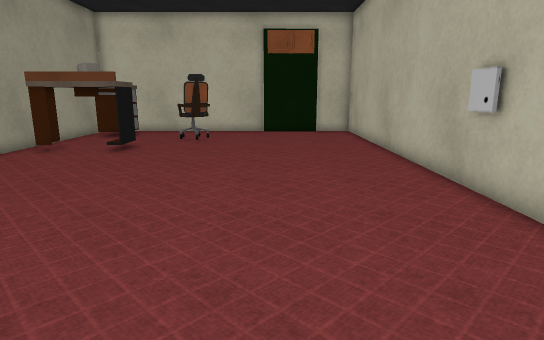
view 1 (above)

23 first-person views from a walk through a Unity game level. The camera is 1.2 m above the floor, tilts 12° down and sees 75° across. The floor is counted in squares, 0.5 m on a side. Each view is taken from the middle of a square. On the plan, view 1 faces up. The plan holds only what a view shows up to about 20 squares ahead; the rest is blank. The place goes on beyond the plan. The player is left out. Some surface patterns are stand-ins.

view 2
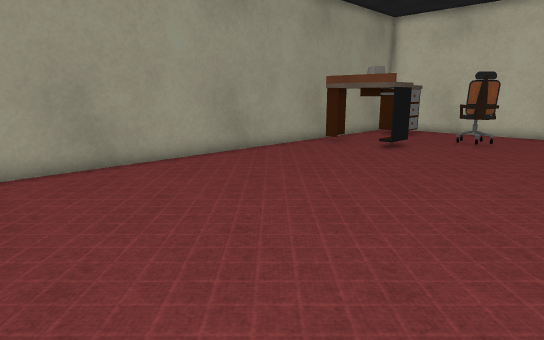

view 3
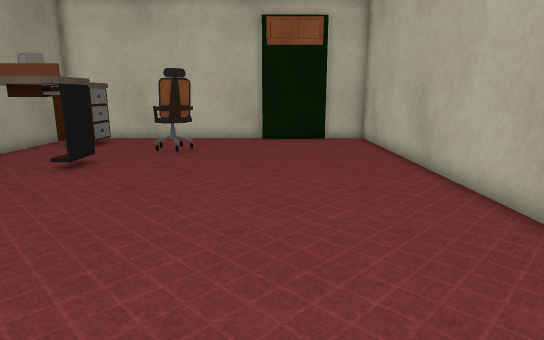

view 4
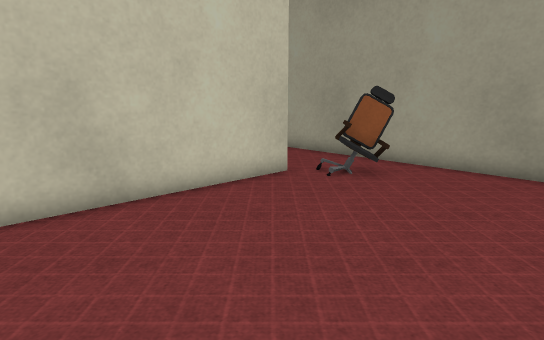

view 5
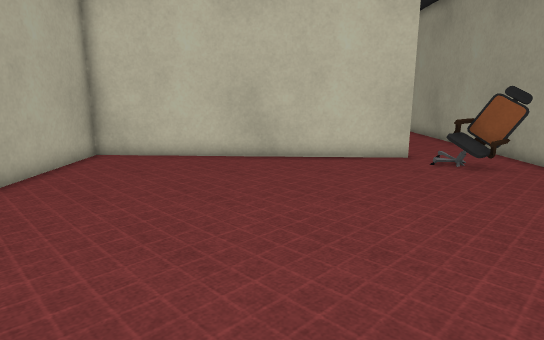

view 6
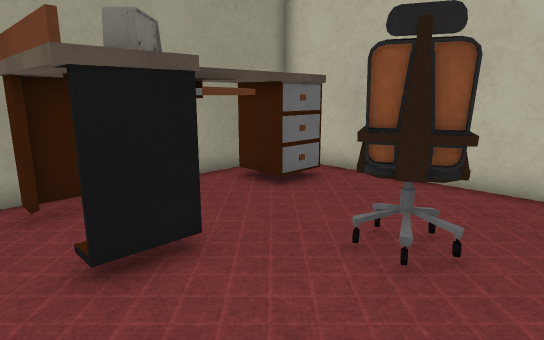

view 7
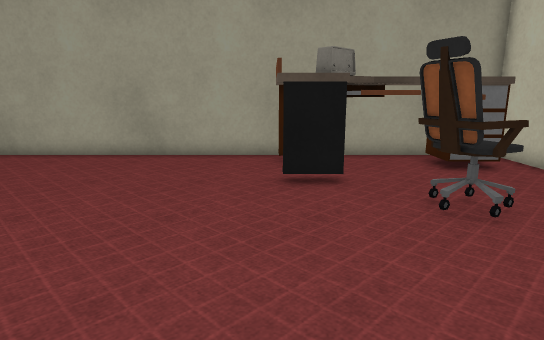

view 8
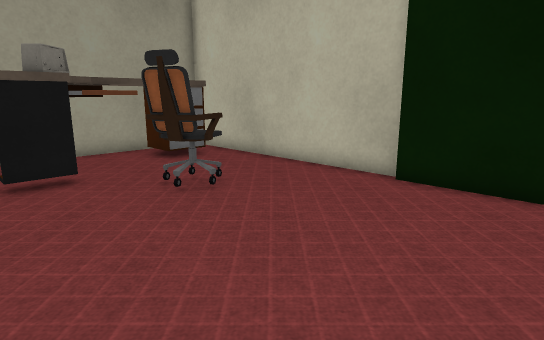

view 9
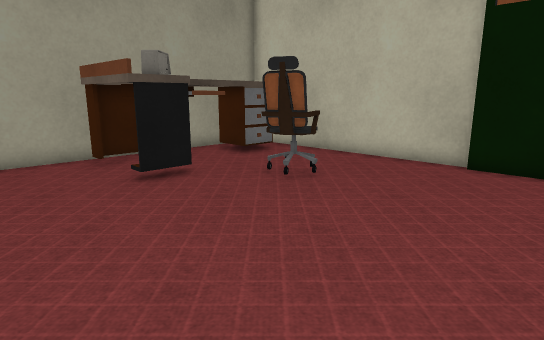

view 10
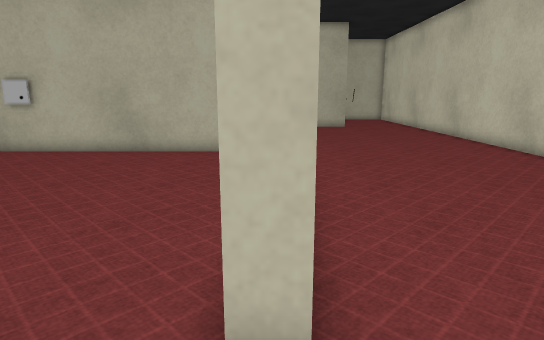

view 11
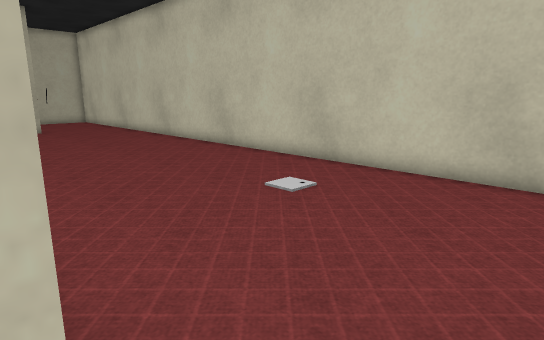

view 12
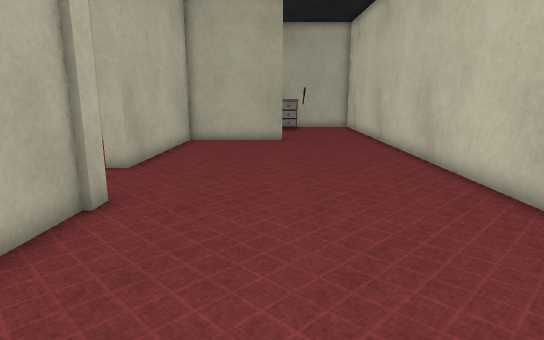

view 13
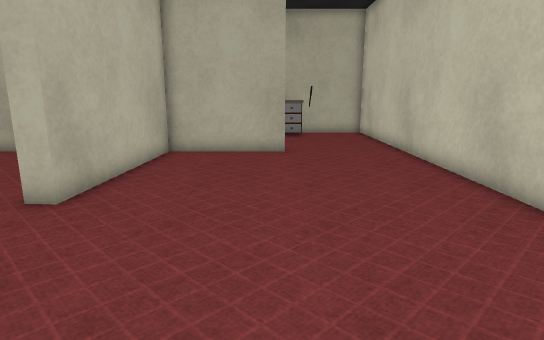

view 14
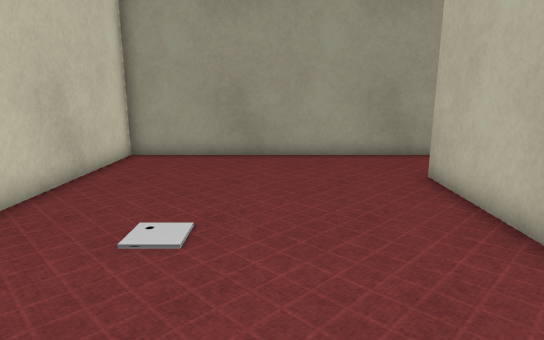

view 15
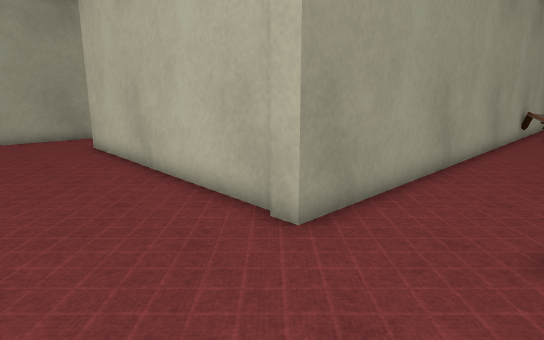

view 16
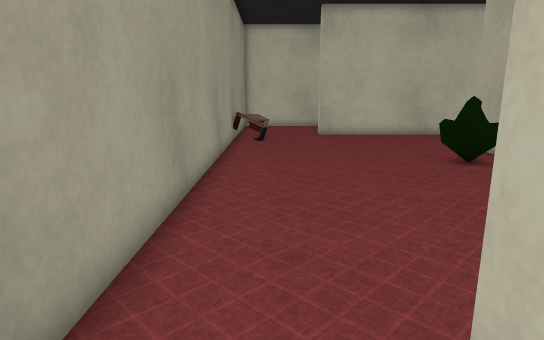

view 17
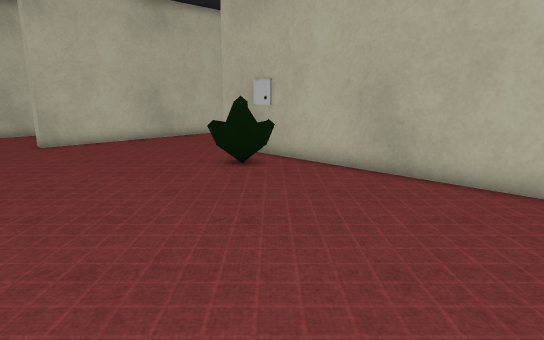

view 18
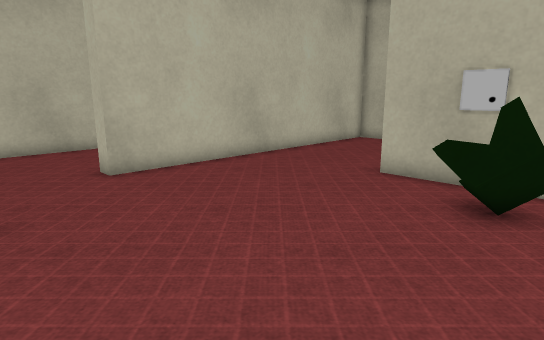

view 19
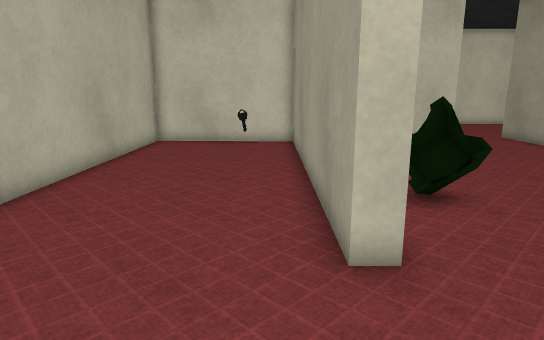

view 20
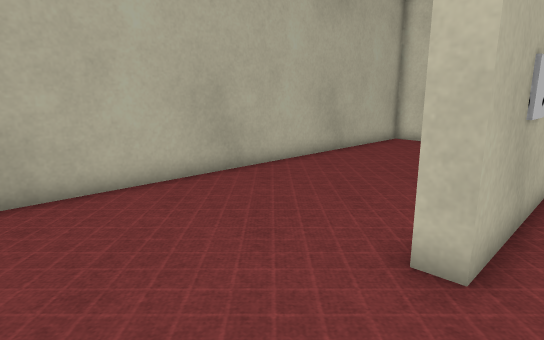

view 21
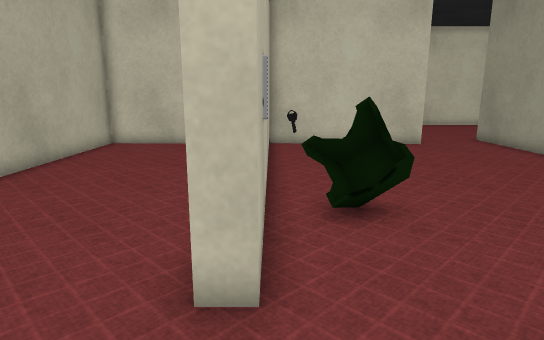

view 22
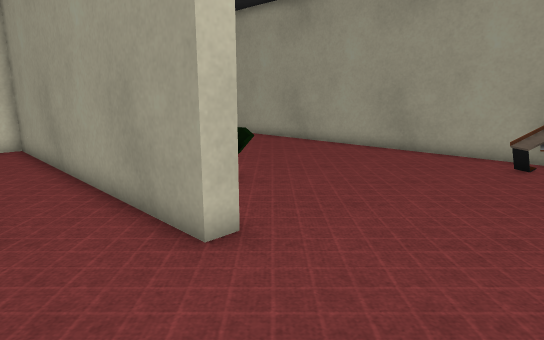

view 23
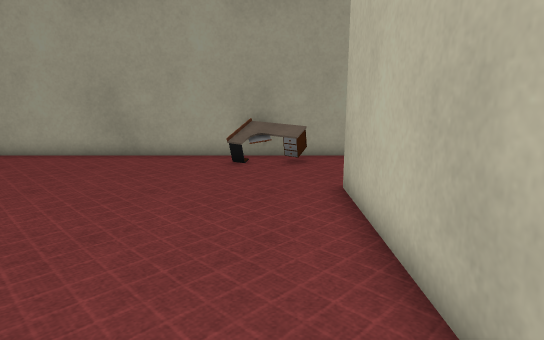

### Floor plan
Points are (right, up) in squares from view 1. A wall is a line through its corners. A room is listed if a view was taken in it or the views show most of it. See-through windows are left out.
Room 1 (views 1, 2, 3, 4, 5, 6, 7, 8, 9)
walls: (5, 8) (5, 9.1); (-7.3, -1.6) (5.2, -2.2) (5.2, 23.8) (-11.2, 23.8) (-11.2, -1.4)
ways out: opening at (-9, -2) to room 2
objects: other object (-10, -1) to (-9, 0); other object (-10, 15) to (-7, 23); radio (-9, 16) to (-8, 18); other object (-5, 18) to (-3, 20)
Room 2 (views 10, 11, 12, 13, 14, 15, 16, 17)
walls: (5.2, -3) (-7.3, -2.4) (-7.3, -1.6); (5.9, -0.5) (5.9, -3.2) (5.1, -3.2); (17.2, -7.6) (17.2, -2.6) (9.6, -2.2) (9.6, -1.4); (-11.2, -1.4) (-11.2, -12.7) (16.5, -12.7)
ways out: opening at (-9, -2) to room 1; opening at (8, -1.5) to room 3; opening at (17.5, -10.5)
Room 3 (views 18, 19, 20, 21, 22, 23)
walls: (17.2, 0.1) (17.2, 12.3) (17.9, 12.3) (17.9, -1.4) (25.1, -1.8) (25.1, 17.9) (10.9, 17.9) (10.9, 18.6); (9.6, -1.4) (17.2, -1.8); (5.9, 19) (5.9, -0.5)
low walls: (15.7, -1) (16.2, -1.1)
ways out: opening at (8, -1.5) to room 2; opening at (8.5, 18.5)
objects: other object (7, 17); other object (14, 8) to (16, 9)

Positions as (right, up) in squares from view 1, and headings:
1: (0, 0), facing up
2: (1, 0), facing up-left
3: (0, 4), facing up
4: (1, 6), facing down-left
5: (-2, 12), facing down
6: (-2, 14), facing up-left
7: (3, 15), facing left
8: (4, 14), facing up-left
9: (3, 11), facing up-left
10: (-10, -2), facing right
11: (-9, -2), facing down-right
12: (-2, -7), facing right
13: (2, -7), facing right
14: (3, -7), facing left
15: (10, -8), facing up-left
16: (8, -4), facing up
17: (7, -1), facing up-right
18: (7, 7), facing up-right
19: (19, 17), facing down
20: (16, 17), facing down-right
21: (17, 16), facing down
22: (21, 17), facing down-left
23: (20, 16), facing left
